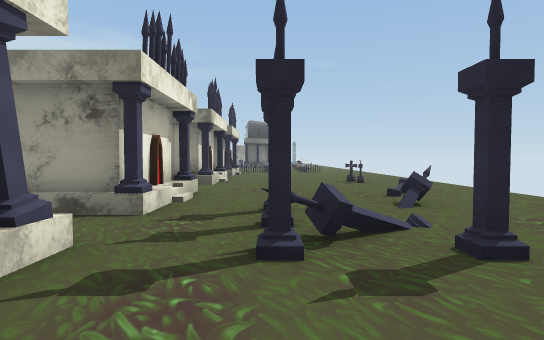
[1] (above)

24 first-person views from a walk through a Unity game level. The camera is 1.4 m above the floor, tilts 2° down and sees 80° across. The floor is counted in squares, 2 m on a side. Each view is taken from the middle of a square. On the plan, view 1 faces up. The plan holds only what a view shows up to about 10 squares ahead; the rest is blank. The place goes on beyond the plan. The player is left out.

[2]
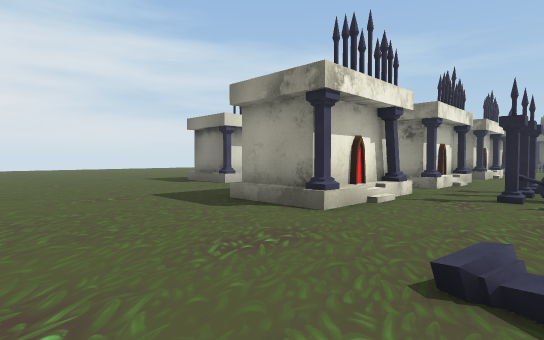

[3]
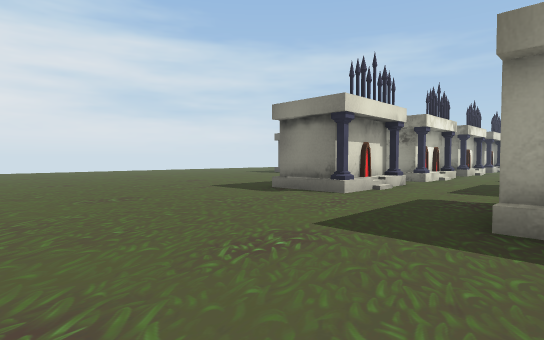

[4]
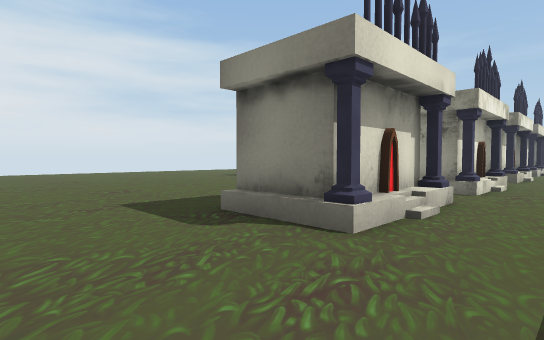

[5]
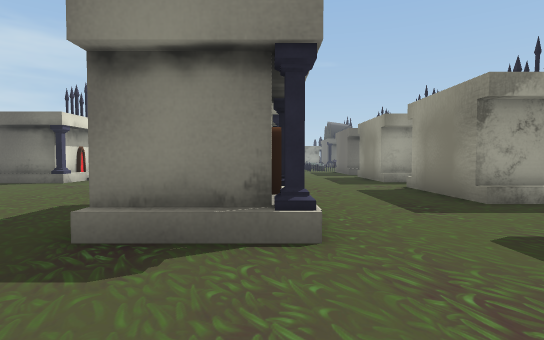

[6]
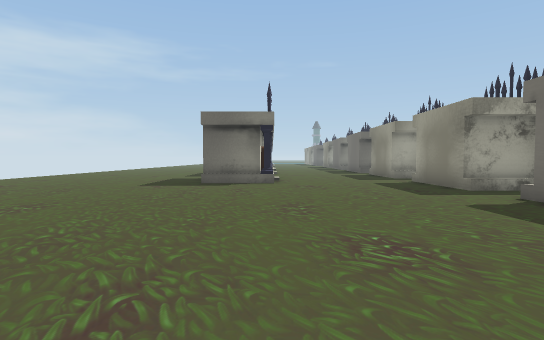

[7]
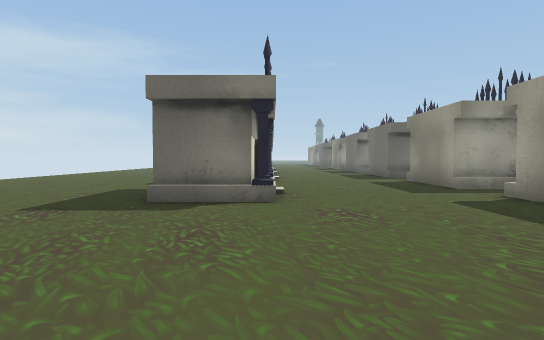

[8]
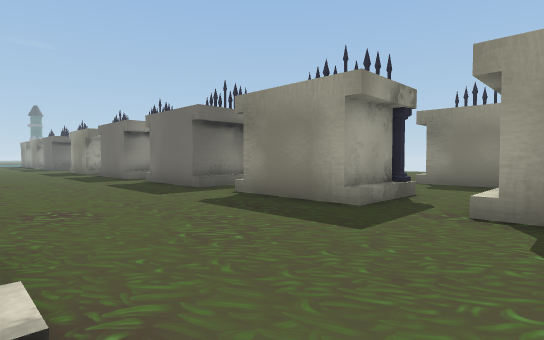

[9]
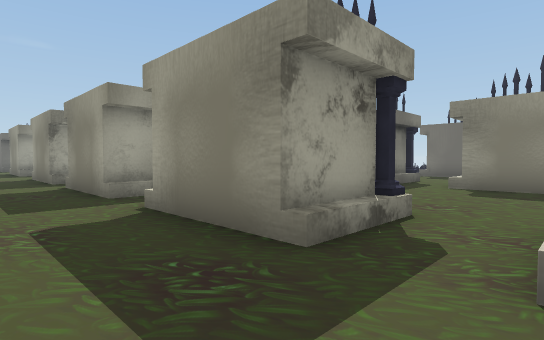

[10]
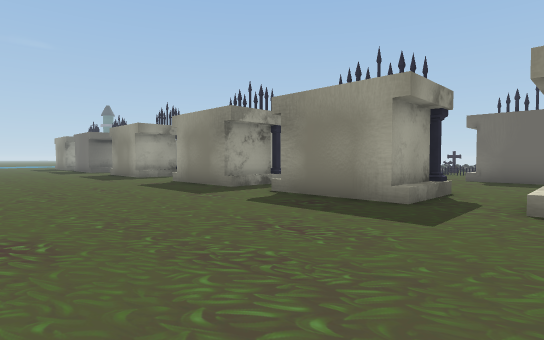

[11]
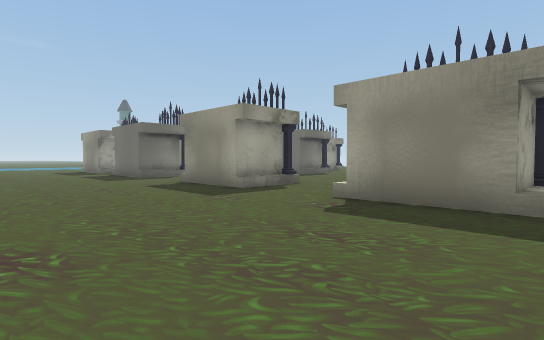

[12]
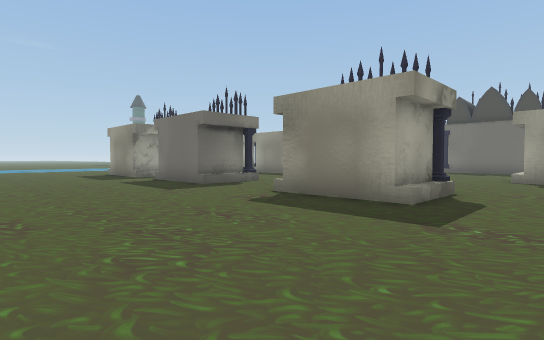

[13]
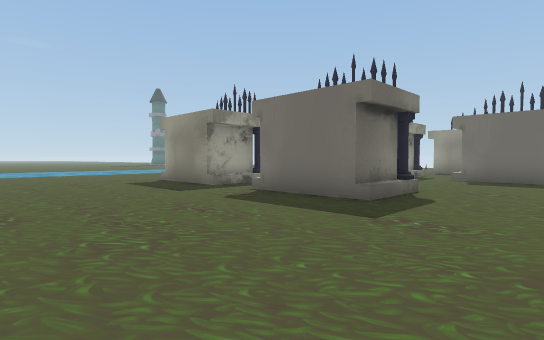

[14]
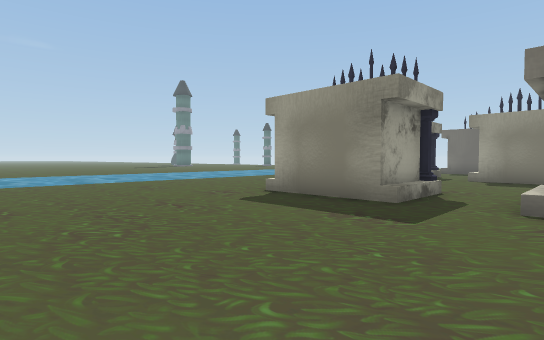

[15]
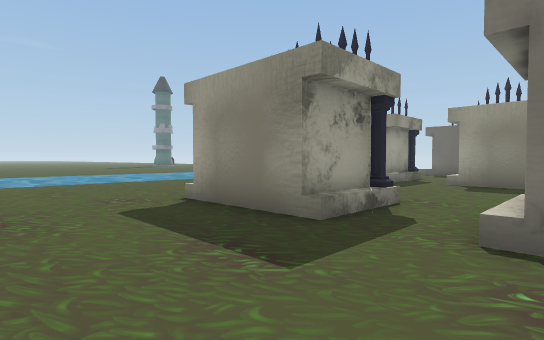

[16]
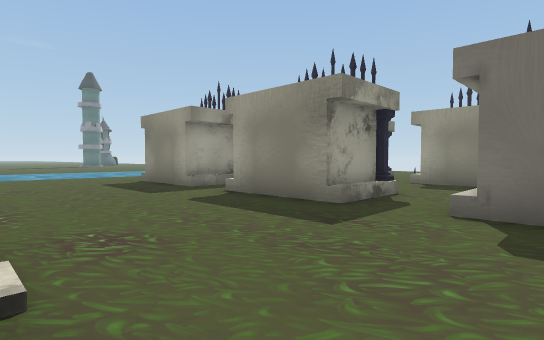

[17]
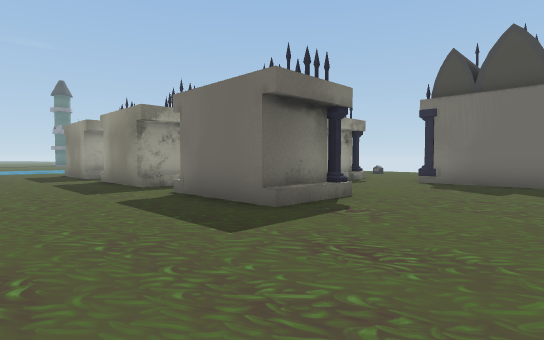

[18]
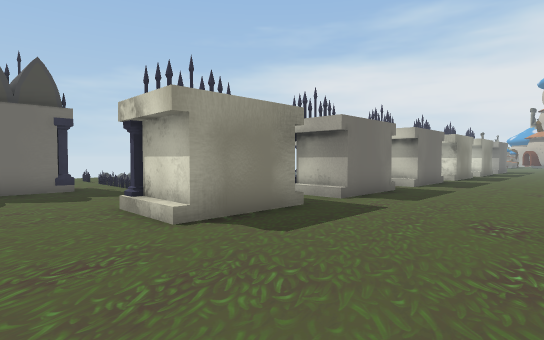

[19]
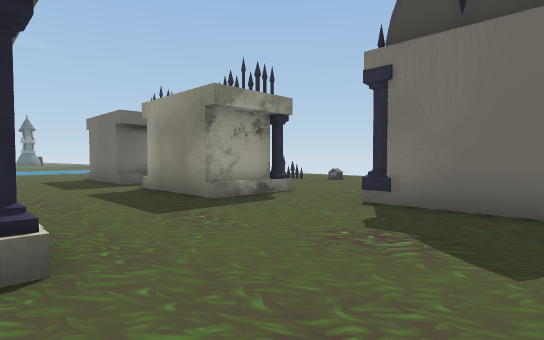

[20]
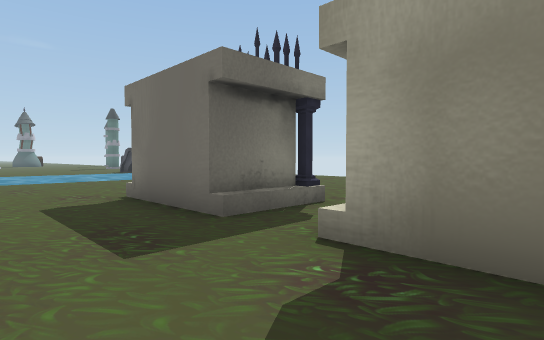

[21]
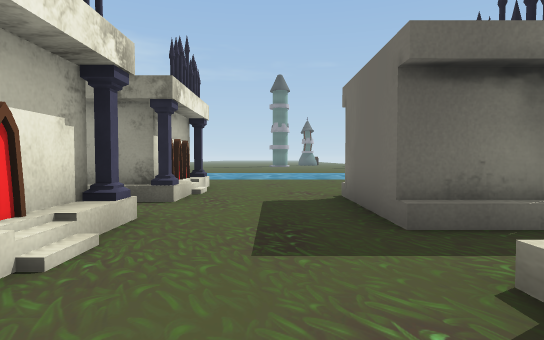

[22]
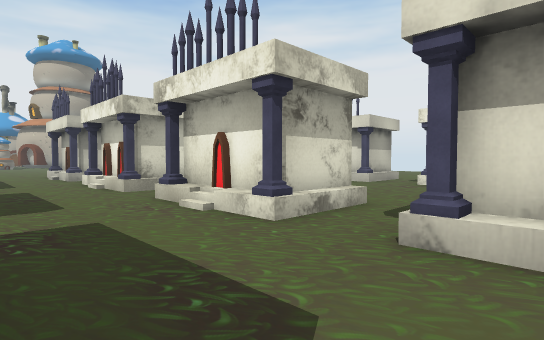

[23]
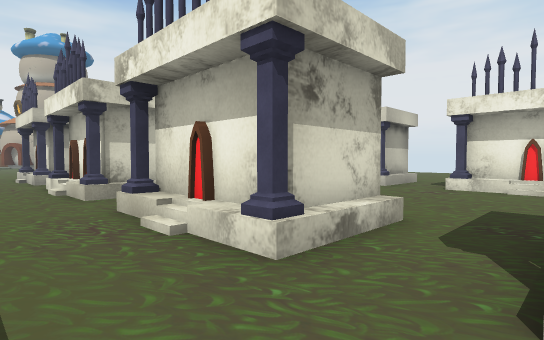

[24]
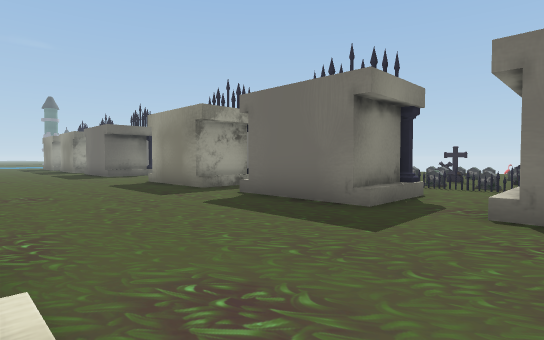

### Floor plan
Key: @ floor where view 1 was taken; # wall or solid block; . main floor; : floor 0.25 m higher than the main floor; / step, stairs or slope; T tombstone; C column; O other object.
Columns run from 20 left of view 1 to 4 right of it. Each row starts with its distance up from view 1.
 41  .....  .... O...
 40 .....# O....##...
 39 .....#  ......... O
 38 .....## .........##...
 37 .....///.... #......
 36 ............ O....
 35 .....# /....##...
 34 .....# /.........   ..
 33 .....##O.... O...##...
 32 ............  .......
 31 ............#O......
 30 ...../  ..........# O
 29 .....# /..........# O
 28 .....## ..........# O
 27 ...../#O..........# O
 26 ............#O.....
 25 ............#O
 24 .....# O....##
 23 .....#  .....
 22 .....##/....##
 21 ............#
 20 ...../ O....#O OT.T
 19 .....# /.......OT..
 18 .....# /.......O  O
 17 .....///....
 16 ............ #...
 15 .....#  ..../O...
 14    ..# /.........
 13 .....##O....#O...
 12 ............##...
 11 .....##O....##...
 10  ....##/......... O...T.
  9 .....##/....//...##......
  8 .....///.... #...........
  7 ............ O... .....O.
  6  ................ O......
  5   ............... O.C.O..
  4    ......... O....O.O.O..
  3    ......... #....COC:..
  2     ........##... O.C..
  1    ..............##...C
  0    ..............#C.@.
 -1       ................
 -2      ................#
 -3      .................
 -4             ..........

Positions as (right, up) in squares from view 1, and headings:
1: (0, 0), facing up
2: (1, -4), facing up-left
3: (-3, -4), facing up-left
4: (-5, -1), facing up-left
5: (-7, -1), facing up
6: (-13, -1), facing up
7: (-13, 3), facing up
8: (-13, 8), facing up-right
9: (-17, 11), facing up-right
10: (-20, 15), facing up-right
11: (-20, 21), facing up-right
12: (-20, 25), facing up-right
13: (-20, 30), facing up-right
14: (-20, 35), facing up-right
15: (-18, 35), facing up-right
16: (-13, 32), facing up-right
17: (-12, 27), facing up-right
18: (-13, 29), facing down-right
19: (-7, 28), facing up-right
20: (-6, 34), facing up-right
21: (-5, 34), facing up
22: (-4, 16), facing down-left
23: (-5, 15), facing down-left
24: (-13, 17), facing up-right
